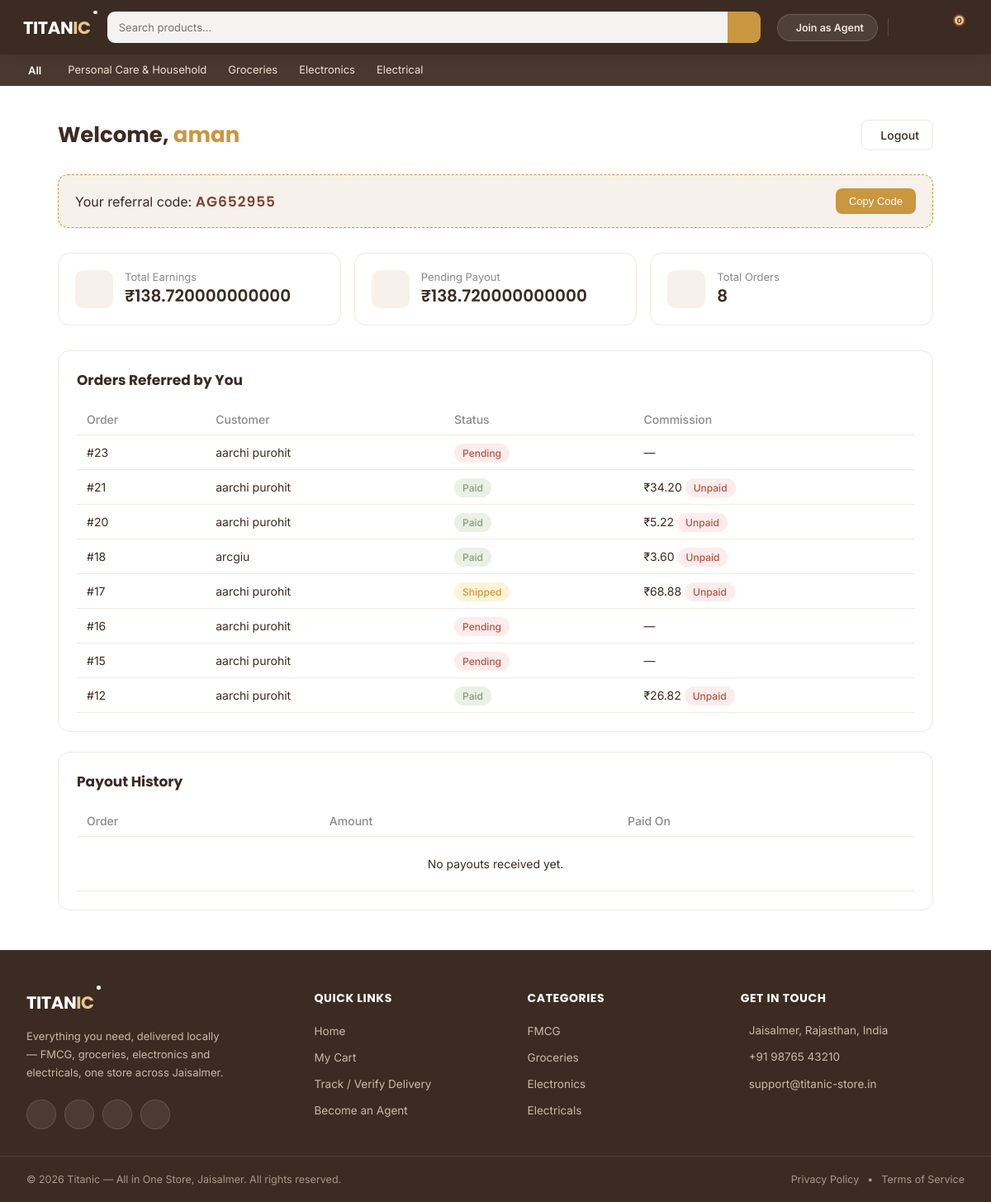
The page /agent/dashboard/ (signed in) on the database as committed earlier.
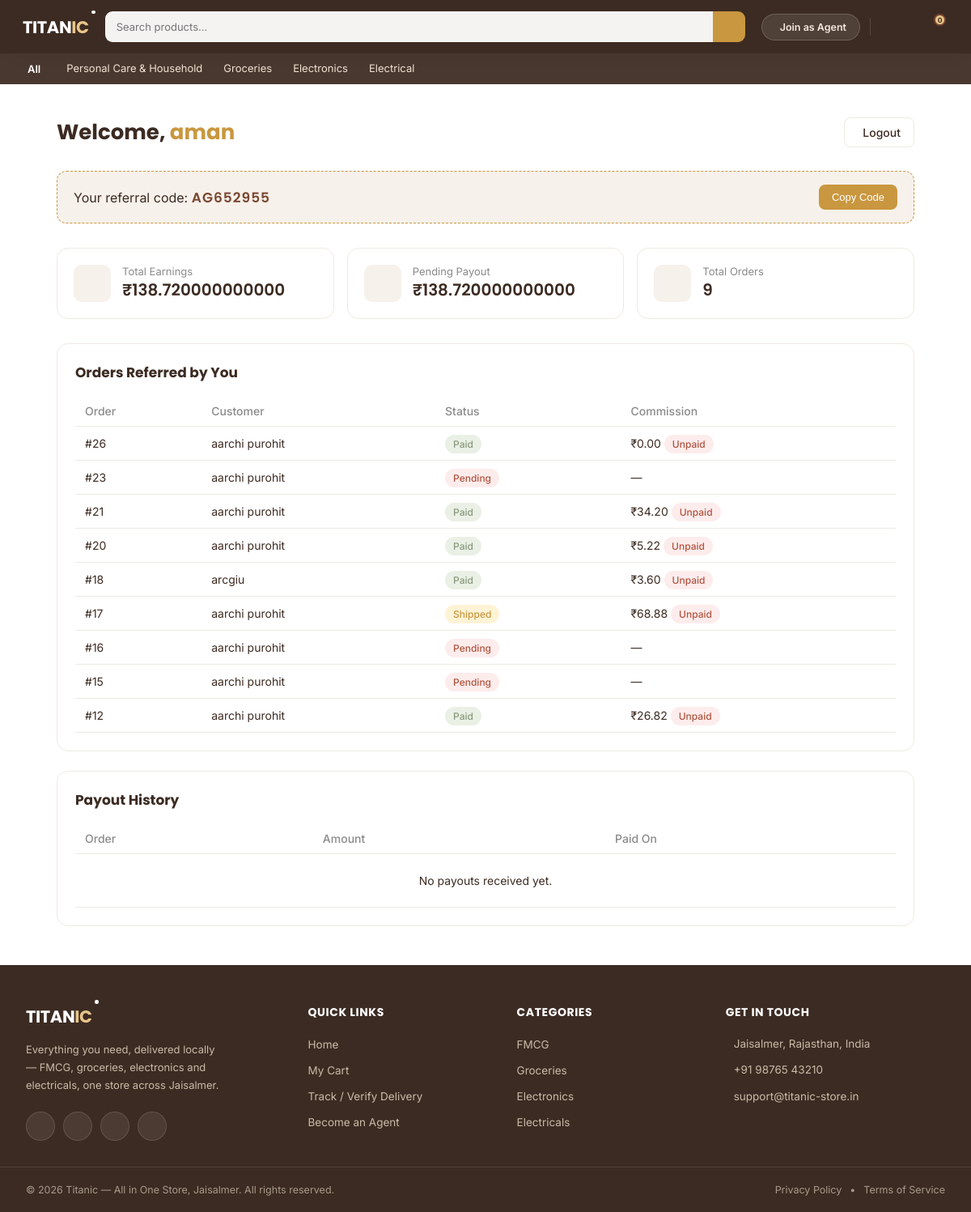
The same page on the database as committed later.
### orders/models.py (models this page shows, shortened)
class Order(models.Model):
    STATUS_CHOICES = [
        ('pending', 'Pending'),
        ('paid', 'Paid'),
        ('shipped', 'Shipped'),
        ('delivered', 'Delivered'),
    ]
    customer = models.ForeignKey(User, null=True, blank=True, on_delete=models.SET_NULL, related_name='orders')
    full_name = models.CharField(max_length=100)
    phone = models.CharField(max_length=15)
    address = models.TextField()
    pincode = models.CharField(max_length=10)
    referred_by = models.ForeignKey(Agent, null=True, blank=True, on_delete=models.SET_NULL)
    status = models.CharField(max_length=20, choices=STATUS_CHOICES, default='pending')
    delivery_otp = models.CharField(max_length=6, null=True, blank=True)
    razorpay_order_id = models.CharField(max_length=100, null=True, blank=True)
    created_at = models.DateTimeField(auto_now_add=True)

### agents/models.py (models this page shows, shortened)
class Commission(models.Model):
    order = models.OneToOneField('orders.Order', on_delete=models.CASCADE, related_name='commission')
    agent = models.ForeignKey(Agent, on_delete=models.CASCADE, related_name='commissions')
    amount = models.DecimalField(max_digits=10, decimal_places=2)
    is_paid = models.BooleanField(default=False)
    created_at = models.DateTimeField(auto_now_add=True)
    paid_at = models.DateTimeField(null=True, blank=True)

### agents/views.py (the view)
# urls.py: path('agent/dashboard/', views.agent_dashboard, name='agent_dashboard'),
@login_required(login_url='agent_login')
def agent_dashboard(request):
    if not hasattr(request.user, 'agent'):
        messages.error(request, 'Ye page sirf agents ke liye hai.')
        return redirect('agent_login')
    agent = request.user.agent
    if not agent.is_approved:
        return render(request, 'agents/dashboard.html', {
            'agent': agent,
            'pending_approval': True,
        })
    orders = Order.objects.filter(referred_by=agent).order_by('-created_at')
    commissions = Commission.objects.filter(agent=agent).order_by('-created_at')
    total_earnings = commissions.aggregate(total=Sum('amount'))['total'] or 0
    pending_amount = commissions.filter(is_paid=False).aggregate(total=Sum('amount'))['total'] or 0
    paid_amount = commissions.filter(is_paid=True).aggregate(total=Sum('amount'))['total'] or 0
    payout_history = commissions.filter(is_paid=True).order_by('-paid_at')
    context = {
        'agent': agent,
        'pending_approval': False,
        'orders': orders,
        'total_orders': orders.count(),
        'total_earnings': total_earnings,
        'pending_amount': pending_amount,
        'paid_amount': paid_amount,
        'payout_history': payout_history,
    }
    return render(request, 'agents/dashboard.html', context)

### products/context_processors.py (called while the page is built)
def featured_categories(request):
    return {
        'featured_categories': {
            'fmcg': Categories.objects.filter(parent=None, name__in=['FMCG', 'Fmcg', 'Personal Care & Household', 'Personal Care & Household']).first(),
            'groceries': Categories.objects.filter(parent=None, name__in=['Groceries', 'Grocery']).first(),
            'electronics': Categories.objects.filter(parent=None, name__in=['Electronics']).first(),
            'electricals': Categories.objects.filter(parent=None, name__in=['Electrical', 'Electricals']).first(),
        }
    }

### agents/templates/agents/dashboard.html (shortened to what the changed rows need)
{% extends 'base.html' %}
{% load static %}
{% block content %}
<link rel="stylesheet" href="{% static 'agents/dashboard.css' %}">
<div class="dash-wrap">
    <div class="dash-header">
        <h1>Welcome, <span>{{ agent.name }}</span></h1>
    </div>
    {% if pending_approval %}
        <div class="pending-box">
            <i class="ti ti-clock-hour-4"></i>
            <h2>Approval Pending</h2>
            <p>Your agent account is under review. Once approved, you'll be able to see your earnings and orders here.</p>
        </div>
    {% else %}
        <div class="referral-box">
            <div>
                Your referral code: <span class="code">{{ agent.referral_code }}</span>
            </div>
            <button onclick="navigator.clipboard.writeText('{{ agent.referral_code }}'); this.innerText='Copied!'">
                Copy Code
            </button>
        </div>
        <div class="stat-grid">
            <div class="stat-card">
                <div class="stat-icon"></div>
                <div class="stat-info">
                    <div class="label">Total Earnings</div>
                    <div class="value">₹{{ total_earnings }}</div>
                </div>
            </div>
            <div class="stat-card">
                <div class="stat-icon"></div>
                <div class="stat-info">
                    <div class="label">Pending Payout</div>
                    <div class="value">₹{{ pending_amount }}</div>
                </div>
            </div>
            <div class="stat-card">
                <div class="stat-icon"></div>
                <div class="stat-info">
                    <div class="label">Total Orders</div>
                    <div class="value">{{ total_orders }}</div>
                </div>
            </div>
        </div>
        <div class="dash-section">
            <h3>Orders Referred by You</h3>
            <table class="dash-table">
                <thead>
                    <tr>
                        <th>Order</th>
                        <th>Customer</th>
                        <th>Status</th>
                        <th>Commission</th>
                    </tr>
                </thead>
                <tbody>
                    {% for order in orders %}
                    <tr>
                        <td>#{{ order.id }}</td>
                        <td>{{ order.full_name }}</td>
                        <td><span class="badge badge-{{ order.status }}">{{ order.get_status_display }}</span></td>
                        <td>
                            {% if order.commission %}
                                ₹{{ order.commission.amount }}
                                {% if order.commission.is_paid %}
                                    <span class="badge badge-paid">Paid</span>
                                {% else %}
                                    <span class="badge badge-pending">Unpaid</span>
                                {% endif %}
                            {% else %}
                                —
                            {% endif %}
                        </td>
                    </tr>
                    {% empty %}
                    <tr><td colspan="4" class="empty-row">No orders yet. Share your referral code to start earning!</td></tr>
                    {% endfor %}
                </tbody>
            </table>
        </div>
        <div class="dash-section">
            <h3>Payout History</h3>
            <table class="dash-table">
                <thead>
                    <tr>
                        <th>Order</th>
                        <th>Amount</th>
                        <th>Paid On</th>
                    </tr>
                </thead>
                <tbody>
                    {% for c in payout_history %}
                    <tr>
                        <td>#{{ c.order.id }}</td>
                        <td>₹{{ c.amount }}</td>
                        <td>{{ c.paid_at|date:"d M Y" }}</td>
                    </tr>
                    {% empty %}
                    <tr><td colspan="3" class="empty-row">No payouts received yet.</td></tr>
                    {% endfor %}
                </tbody>
            </table>
        </div>
    {% endif %}
</div>
{% endblock %}

Rows that differ between the two databases and show on the page:
added Order: id "26", full_name "aarchi purohit", status "Paid", commission.amount "0.00", shows "Unpaid"
Other text that changed with them:
{{ total_orders }}: "8" → "9"
